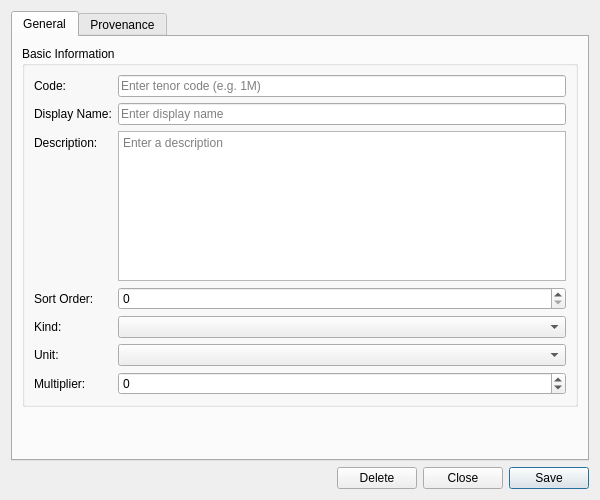
<?xml version="1.0" encoding="UTF-8"?>
<ui version="4.0">
 <class>TenorDetailDialog</class>
 <widget class="QWidget" name="TenorDetailDialog">
  <property name="geometry">
   <rect>
    <x>0</x>
    <y>0</y>
    <width>600</width>
    <height>500</height>
   </rect>
  </property>
  <property name="sizePolicy">
   <sizepolicy hsizetype="Preferred" vsizetype="Preferred">
    <horstretch>0</horstretch>
    <verstretch>0</verstretch>
   </sizepolicy>
  </property>
  <property name="minimumSize">
   <size>
    <width>600</width>
    <height>500</height>
   </size>
  </property>
  <property name="windowTitle">
   <string>Tenor Details</string>
  </property>
  <layout class="QVBoxLayout" name="verticalLayout">
   <item>
    <widget class="QTabWidget" name="tabWidget">
     <property name="currentIndex"><number>0</number></property>
     <widget class="QWidget" name="generalTab">
      <attribute name="title"><string>General</string></attribute>
      <layout class="QVBoxLayout" name="generalLayout">
       <item>
        <widget class="QGroupBox" name="basicInfoGroup">
         <property name="title">
          <string>Basic Information</string>
         </property>
         <layout class="QFormLayout" name="formLayout">
          <item row="0" column="0">
           <widget class="QLabel" name="labelCode">
            <property name="text">
             <string>Code:</string>
            </property>
           </widget>
          </item>
          <item row="0" column="1">
           <widget class="QLineEdit" name="codeEdit">
            <property name="placeholderText">
             <string>Enter tenor code (e.g. 1M)</string>
            </property>
            <property name="readOnly">
             <bool>true</bool>
            </property>
           </widget>
          </item>
          <item row="1" column="0">
           <widget class="QLabel" name="labelDisplayName">
            <property name="text">
             <string>Display Name:</string>
            </property>
           </widget>
          </item>
          <item row="1" column="1">
           <widget class="QLineEdit" name="displayNameEdit">
            <property name="placeholderText">
             <string>Enter display name</string>
            </property>
           </widget>
          </item>
          <item row="2" column="0">
           <widget class="QLabel" name="labelDescription">
            <property name="text">
             <string>Description:</string>
            </property>
           </widget>
          </item>
          <item row="2" column="1">
           <widget class="QPlainTextEdit" name="descriptionEdit">
            <property name="minimumSize">
             <size>
              <width>0</width>
              <height>80</height>
             </size>
            </property>
            <property name="maximumSize">
             <size>
              <width>16777215</width>
              <height>150</height>
             </size>
            </property>
            <property name="placeholderText">
             <string>Enter a description</string>
            </property>
           </widget>
          </item>
          <item row="3" column="0">
           <widget class="QLabel" name="labelSortOrder">
            <property name="text">
             <string>Sort Order:</string>
            </property>
           </widget>
          </item>
          <item row="3" column="1">
           <widget class="QSpinBox" name="sortOrderEdit">
            <property name="minimum">
             <number>0</number>
            </property>
            <property name="maximum">
             <number>9999</number>
            </property>
           </widget>
          </item>
          <item row="4" column="0">
           <widget class="QLabel" name="labelKind">
            <property name="text">
             <string>Kind:</string>
            </property>
           </widget>
          </item>
          <item row="4" column="1">
           <widget class="ores::qt::OreBadgeComboBox" name="kindCombo">
            <property name="insertPolicy">
             <enum>QComboBox::NoInsert</enum>
            </property>
           </widget>
          </item>
          <item row="5" column="0">
           <widget class="QLabel" name="labelUnit">
            <property name="text">
             <string>Unit:</string>
            </property>
           </widget>
          </item>
          <item row="5" column="1">
           <widget class="ores::qt::OreBadgeComboBox" name="unitCombo">
            <property name="insertPolicy">
             <enum>QComboBox::NoInsert</enum>
            </property>
           </widget>
          </item>
          <item row="6" column="0">
           <widget class="QLabel" name="labelMultiplier">
            <property name="text">
             <string>Multiplier:</string>
            </property>
           </widget>
          </item>
          <item row="6" column="1">
           <widget class="QSpinBox" name="multiplierEdit">
            <property name="minimum">
             <number>-1</number>
            </property>
            <property name="maximum">
             <number>9999</number>
            </property>
            <property name="specialValueText">
             <string>(unset)</string>
            </property>
           </widget>
          </item>
         </layout>
        </widget>
       </item>
       <item>
        <spacer name="verticalSpacer">
         <property name="orientation">
          <enum>Qt::Vertical</enum>
         </property>
         <property name="sizeHint" stdset="0">
          <size>
           <width>20</width>
           <height>40</height>
          </size>
         </property>
        </spacer>
       </item>
      </layout>
     </widget>
     <widget class="QWidget" name="provenanceTab">
      <attribute name="title"><string>Provenance</string></attribute>
      <layout class="QVBoxLayout" name="provenanceTabLayout">
       <item>
        <widget class="ores::qt::ProvenanceWidget" name="provenanceWidget" native="true"/>
       </item>
      </layout>
     </widget>
    </widget>
   </item>
   <item>
    <layout class="QHBoxLayout" name="buttonLayout">
     <item>
      <spacer name="horizontalSpacer">
       <property name="orientation">
        <enum>Qt::Horizontal</enum>
       </property>
       <property name="sizeHint" stdset="0">
        <size>
         <width>40</width>
         <height>20</height>
        </size>
       </property>
      </spacer>
     </item>
     <item>
      <widget class="QPushButton" name="deleteButton">
       <property name="text">
        <string>Delete</string>
       </property>
      </widget>
     </item>
     <item>
      <widget class="QPushButton" name="closeButton">
       <property name="text">
        <string>Close</string>
       </property>
      </widget>
     </item>
     <item>
      <widget class="QPushButton" name="saveButton">
       <property name="text">
        <string>Save</string>
       </property>
       <property name="default">
        <bool>true</bool>
       </property>
      </widget>
     </item>
    </layout>
   </item>
  </layout>
 </widget>
 <customwidgets>
  <customwidget>
   <class>ores::qt::ProvenanceWidget</class>
   <extends>QWidget</extends>
   <header>ores.qt/ProvenanceWidget.hpp</header>
  </customwidget>
  <customwidget>
   <class>ores::qt::OreBadgeComboBox</class>
   <extends>QComboBox</extends>
   <header>ores.qt/OreBadgeComboBox.hpp</header>
  </customwidget>
 </customwidgets>
 <resources/>
 <connections/>
</ui>
